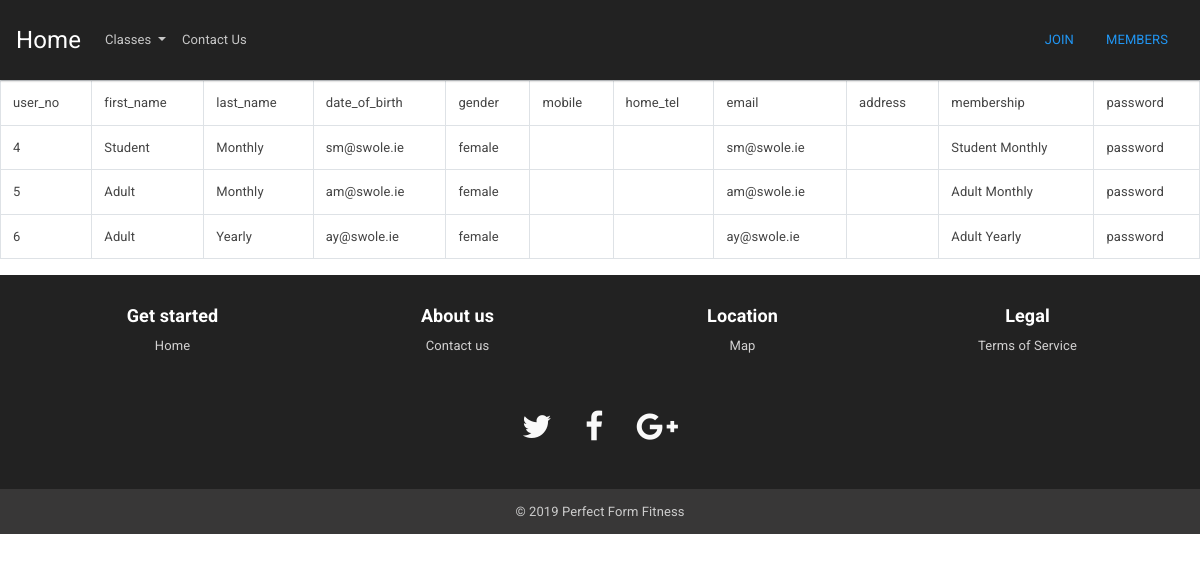
The page /showtables.php on the database its author committed.
### tables this page shows
CREATE TABLE `member` (
  `user_no` int(11) NOT NULL AUTO_INCREMENT,
  `first_name` varchar(30) NOT NULL,
  `last_name` varchar(30) NOT NULL,
  `date_of_birth` date NOT NULL,
  `gender` varchar(20) NOT NULL,
  `mobile` varchar(15) NOT NULL,
  `home_tel` varchar(15) NOT NULL,
  `email` varchar(50) NOT NULL,
  `address` varchar(100) NOT NULL,
  `membership` varchar(60) NOT NULL,
  `password` varchar(50) NOT NULL,
  PRIMARY KEY (`user_no`),
  KEY `membership` (`membership`),
  CONSTRAINT `member_ibfk_1` FOREIGN KEY (`membership`) REFERENCES `fees` (`membership_type`) ON DELETE CASCADE ON UPDATE CASCADE
);

### components/PathHelper.php (called while the page is built)
<?php
class PathHelper {
	public static function getRoot(){
	$uri = $_SERVER['REQUEST_URI'];
	$uri_array = explode("/", $uri);
	$root_array = array_slice($uri_array, 0, 1+ array_search("SSWD_Assignment", $uri_array));
	$root = implode("/", $root_array);
	return $root;
	}
}

### showtables.php (the view, shortened to what this page needs)
<?php
include 'header.php';
        $sql = "SELECT * FROM member";
if($result = mysqli_query($conn, $sql)){
    if(mysqli_num_rows($result)>0){
        echo "<table class='table table-stripped table-hover table-condensed table-bordered'>
                <tr>
                <th>user_no</th>
                <th>first_name</th>
                <th>last_name</th>
                <th>date_of_birth</th>
                <th>gender</th>
                <th>mobile</th>
                <th>home_tel</th>
                <th>email</th>
                <th>address</th>
                <th>membership</th>
                <th>password</th>
                </tr>
        ";
        while($row = mysqli_fetch_array($result, MYSQLI_ASSOC)){
            echo "<tr>";
                echo "<td>" . $row["user_no"] . "</td>";
                echo "<td>" . $row["first_name"] . "</td>";
                echo "<td>" . $row["last_name"] . "</td>";
                echo "<td>" . $row["email"] . "</td>";
                echo "<td>" . $row["gender"] . "</td>";
                echo "<td>" . $row["mobile"] . "</td>";
                echo "<td>" . $row["home_tel"] . "</td>";
                echo "<td>" . $row["email"] . "</td>";
                echo "<td>" . $row["address"] . "</td>";
                echo "<td>" . $row["membership"] . "</td>";
                echo "<td>" . $row["password"] . "</td>";
            echo "</tr>";
        }
        echo "</table>";
    }else{
        ?>
        <h4>Error with the table</h4>
        <?php
    }
}else{
    echo "<p>Unable to excecute: $sql. " . mysqli_error($conn) ."</p>";
}
include 'footer.php';
?>

### header.php (shortened to what this page needs)
<?php
$root = PathHelper::getRoot();
?>
<!DOCTYPE html>
<html lang="en">
	<head>
		<link rel="stylesheet" href="css/reset.css">
        <link href="https://maxcdn.bootstrapcdn.com/font-awesome/4.2.0/css/font-awesome.min.css" rel="stylesheet">
		<link rel="stylesheet" href="https://bootswatch.com/4/materia/bootstrap.min.css">
		<link rel="stylesheet" href="css/style.css">
    <link rel="stylesheet" href="css/Footer.css">
	</head>
	<body>
		<header>
			<nav class="navbar navbar-expand-lg navbar-dark bg-dark">
			<a class="navbar-brand" href='<?php echo $root;?>'>Home</a>
				<div class=" collapse navbar-collapse" id="nav-div">
					<ul class="navbar-nav mr-auto">
                        <li class="nav-item dropdown">
						<a class="nav-link dropdown-toggle" href="<?php echo $root;?>/class.php" id="navbarDropdown" role="button" data-toggle="dropdown" aria-haspopup="true" aria-expanded="false"> Classes </a>
						</li>
						<li class="nav-item">
						<a class="nav-link" href="<?php echo $root?>/contact.php">Contact Us</a>
						</li>
					</ul>
					<?php
					if(isset($_SESSION['first_name'])){
					echo "<h5 class='text-secondary my-2 mr-lg-2'>logged in as ${_SESSION['first_name']}</h5>
					<form action='$root/logout.php'>
						<button class='btn btn-warning ml-auto'>Logout</button>
					</form>";
					}
					else {
						echo "<button onclick='location.href=\"${root}/register.php\";' type='button' class='btn btn-link' id='register-link'>JOIN</button>";
						echo "<button type='button' class='btn btn-link' id='login-link'>MEMBERS</button>";
					}
					?>
				</div>
			</nav>
		</header>

### footer.php
    <footer id="myFooter">
        <div class="container">
            <div class="row">
                <div class="col-sm-3 myCols">
                    <h5>Get started</h5>
                    <ul>
                        <li><a href="index.php">Home</a></li>
                    </ul>
                </div>
                <div class="col-sm-3 myCols">
                    <h5>About us</h5>
                    <ul>
                        <li><a href="contact.php">Contact us</a></li>
                    </ul>
                </div>
                <div class="col-sm-3 myCols">
                    <h5>Location</h5>
                    <ul>
                        <li><a href="contact.php">Map</a></li>
                    </ul>
                </div>
                <div class="col-sm-3 myCols">
                    <h5>Legal</h5>
                    <ul>
                        <li><a href="#">Terms of Service</a></li>
                    </ul>
                </div>
            </div>
        </div>
        <div class="social-networks">
            <a href="#" class="twitter"><i class="fa fa-twitter"></i></a>
            <a href="#" class="facebook"><i class="fa fa-facebook"></i></a>
            <a href="#" class="google"><i class="fa fa-google-plus"></i></a>
        </div>
        <div class="footer-copyright">
            <p>© 2019 Perfect Form Fitness </p>
        </div>
    </footer>
</body>
</html>

### css/style.css (style rules this page uses)
* { box-sizing: border-box; }
#login-link { display: inline-block; text-decoration: none; }

### css/Footer.css (style rules this page uses)
#myFooter { background-color: #222222; color:white; }
#myFooter .footer-copyright { background-color: #383737; padding-top:3px; padding-bottom:3px; text-align: center; }
#myFooter .footer-copyright p { margin:10px; color: #ccc; }
#myFooter ul { list-style-type: none; padding-left: 0; line-height: 1.7; }
#myFooter h5 { font-size: 18px; color: white; font-weight: bold; margin-top: 30px; }
#myFooter a { color:#d2d1d1; text-decoration: none; }
#myFooter .myCols { text-align: center; }
#myFooter .social-networks { text-align: center; padding-top: 30px; padding-bottom: 38px; }
#myFooter .social-networks a { font-size: 32px; margin-right: 5px; margin-left: 5px; color: #f9f9f9; padding: 10px; transition: 0.2s; }
html { height: 100% !important; }
body { display: flex; display: -webkit-flex; flex-direction: column; -webkit-flex-direction: column; height: 100%; }
#myFooter { flex: 0 0 auto; -webkit-flex: 0 0 auto; }

### rows shown on the page
member: user_no "4", first_name "Student", last_name "Monthly", email "sm@swole.ie", gender "female", membership "Student Monthly", password "password"
member: user_no "5", first_name "Adult", last_name "Monthly", email "am@swole.ie", gender "female", membership "Adult Monthly", password "password"
member: user_no "6", first_name "Adult", last_name "Yearly", email "ay@swole.ie", gender "female", membership "Adult Yearly", password "password"
